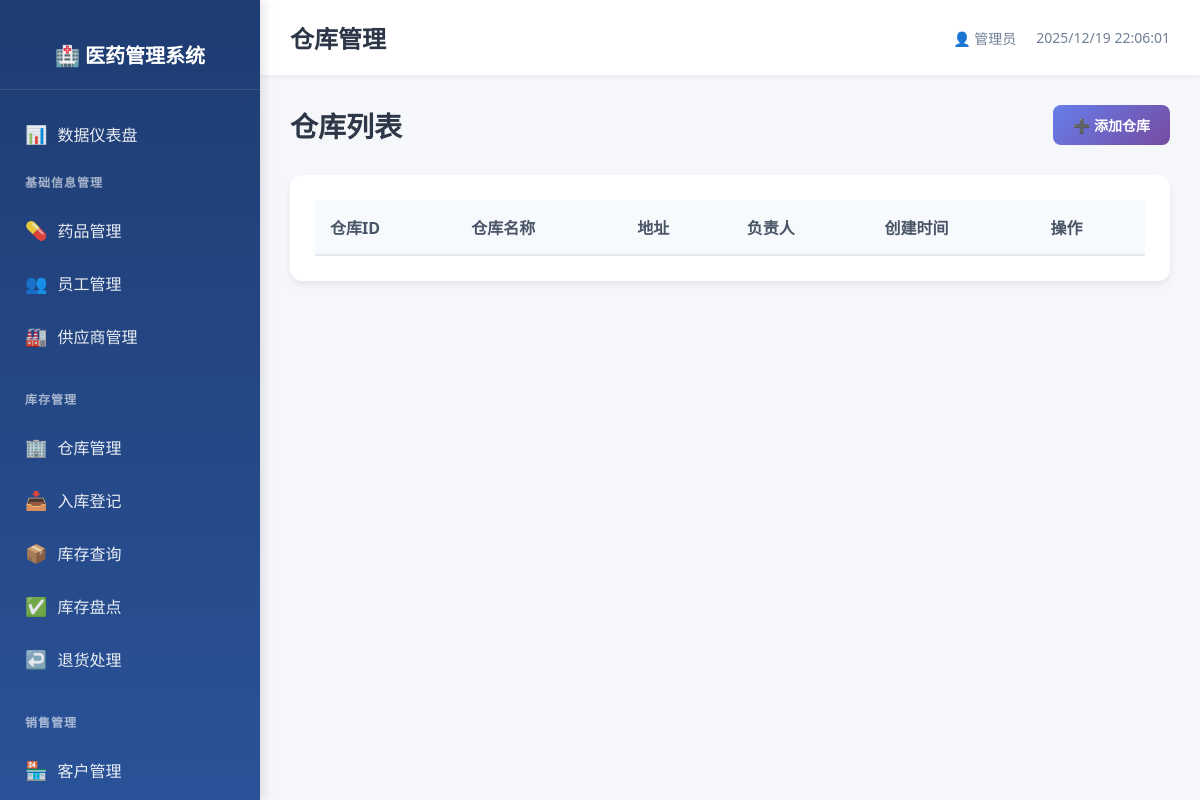
Before: /inventory/warehouses with the older database file.
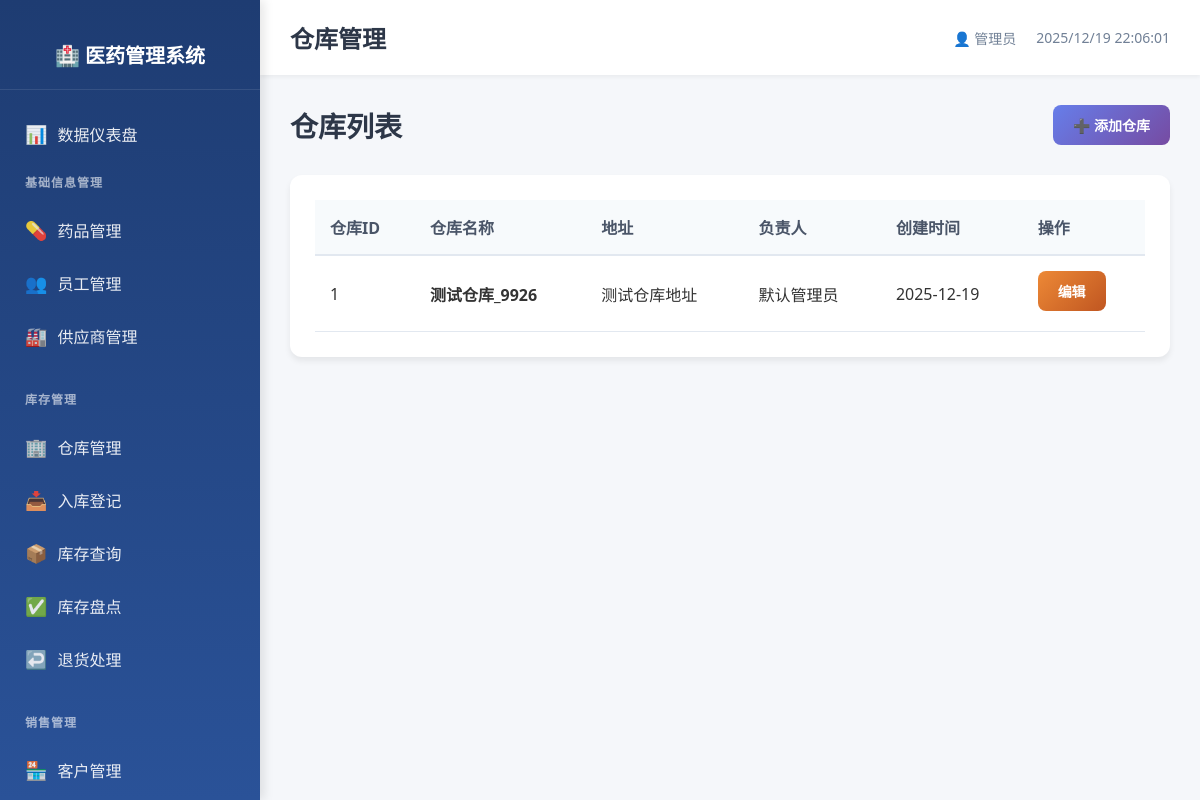
After: the same page with the newer database file.
### models.py (models this page shows)
class Warehouse(db.Model):
    __tablename__ = 'warehouse'
    warehouse_id = db.Column(db.Integer, primary_key=True, autoincrement=True)
    name = db.Column(db.String(100), nullable=False, unique=True, index=True)
    address = db.Column(db.String(200))
    manager_id = db.Column(db.Integer, db.ForeignKey('employee_info.employee_id', ondelete='SET NULL'))
    create_time = db.Column(db.DateTime, default=datetime.now, nullable=False)

class EmployeeInfo(db.Model):
    __tablename__ = 'employee_info'
    employee_id = db.Column(db.Integer, primary_key=True, autoincrement=True)
    name = db.Column(db.String(100), nullable=False, index=True)
    department = db.Column(db.String(100))
    position = db.Column(db.String(100))
    phone = db.Column(db.String(20), unique=True)
    hire_date = db.Column(db.Date)
    account = db.Column(db.String(50), unique=True, nullable=False)
    password = db.Column(db.String(200), nullable=False)
    status = db.Column(db.String(20), default='在职', nullable=False)
    create_time = db.Column(db.DateTime, default=datetime.now, nullable=False)
    update_time = db.Column(db.DateTime, default=datetime.now, onupdate=datetime.now, nullable=False)

### routes/inventory_mgmt.py (the view)
@inventory_bp.route('/warehouses')
def warehouse_list():
    warehouses = db.session.query(Warehouse, EmployeeInfo.name).\
        join(EmployeeInfo, Warehouse.manager_id == EmployeeInfo.employee_id).all()
    return render_template('inventory/warehouse_list.html', warehouses=warehouses)

### templates/inventory/warehouse_list.html (shortened to what this page needs)
{% extends "base.html" %}
{% block page_title %}仓库管理{% endblock %}
{% block content %}
<div class="page-header">
    <h2>仓库列表</h2>
    <a href="{{ url_for('inventory.warehouse_add') }}" class="btn btn-primary">
        ➕ 添加仓库
    </a>
</div>
<div class="table-card">
    <table class="data-table">
        <thead>
            <tr>
                <th>仓库ID</th>
                <th>仓库名称</th>
                <th>地址</th>
                <th>负责人</th>
                <th>创建时间</th>
                <th>操作</th>
            </tr>
        </thead>
        <tbody>
            {% for warehouse, manager_name in warehouses %}
            <tr>
                <td>{{ warehouse.warehouse_id }}</td>
                <td><strong>{{ warehouse.name }}</strong></td>
                <td>{{ warehouse.address or '-' }}</td>
                <td>{{ manager_name }}</td>
                <td>{{ warehouse.create_time.strftime('%Y-%m-%d') if warehouse.create_time else '-' }}</td>
                <td>
                    <a href="{{ url_for('inventory.warehouse_edit', warehouse_id=warehouse.warehouse_id) }}" class="btn btn-sm btn-warning">编辑</a>
                </td>
            </tr>
            {% endfor %}
        </tbody>
    </table>
</div>
{% endblock %}

Changed rows visible on the page:
added Warehouse: warehouse_id "1", name "测试仓库_9926", address "测试仓库地址", name "默认管理员", create_time "2025-12-19"
